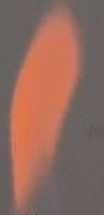
#> input picture 2022_6fireDetection/fireDetection/DeepLearning/OpenCV-fireDetection/imgFire/2.jpg, 104 x 215 px, found by its file name
$ jupyter execute demo1.ipynb
#> lines starting #> are read from the running program, lines starting #| are printed output that depends on the picture; after the words box and inside, x2 and y2 are one past the last pixel; in counts of white or black regions, pixels touching at a corner belong together
[cell 1]
import cv2
import numpy as np
import math

# 参数设置
mode = 0  # 0:img 1:video
img_path = "imgfire/2.jpg"
video_file = "video3.mp4"
video = cv2.VideoCapture(video_file)
# [47 lines of commented-out code are left out]

# 图片处理

[cell 2]
# if mode == 0:
img = cv2.imread(img_path)
#> img is the input picture: shape (215, 104, 3); mean B, G, R 94.2, 105.5, 142.8
blur = cv2.GaussianBlur(img, (7, 7), 0)
rgb = cv2.cvtColor(blur, cv2.COLOR_BGR2RGB)
rgb

[cell 3]
rows = int(rgb.shape[0])
#> rows = 215
cols = int(rgb.shape[1])
#> cols = 104
rows
#> Out = 215

[cell 4]
rows*cols
#> Out = 22360

[cell 5]
B, G, R = cv2.split(rgb)
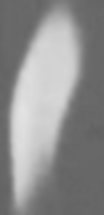
#> B: shape (215, 104); min 97, max 226, mean 142.8
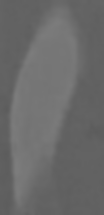
#> G: shape (215, 104); min 92, max 124, mean 105.5
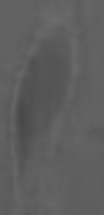
#> R: shape (215, 104); min 72, max 107, mean 94.2
R

[cell 6]
G

[cell 7]
B

[cell 8]
# 归一化到[0,1]
B = B / 255.0
G = G / 255.0
R = R / 255.0
R

[cell 9]
R[0,0]
#> Out = 0.384

[cell 10]
# [6 lines of commented-out code are left out]

[cell 11]
# [6 lines of commented-out code are left out]

[cell 12]
# [6 lines of commented-out code are left out]

[cell 13]
# [22 lines of commented-out code are left out]

[cell 14]
num = 0
mask = rgb.copy()
for i in range(rows):
    for j in range(cols):
        if (R[i, j] > 90/255.0) & (R[i, j] < 110/255.0):
            mask[i, j, 0] = 0
            mask[i, j, 1] = 0
            mask[i, j, 2] = 0
            num+=1
        else:
            mask[i, j, 0] = 255
            mask[i, j, 1] = 255
            mask[i, j, 2] = 255
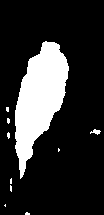
#> mask: shape (215, 104, 3); 18.5% white; 10 white regions (8 under 20 px), largest, box (x1, y1, x2, y2) and area: (15, 41, 69, 179) 4008, (90, 129, 101, 135) 35
#> after the loop, num = 18227
print(num)
#| 18227

output = cv2.bitwise_and(rgb*255, mask)
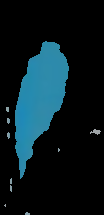
#> output: shape (215, 104, 3); mean R, G, B 8.5, 25.6, 31.7
